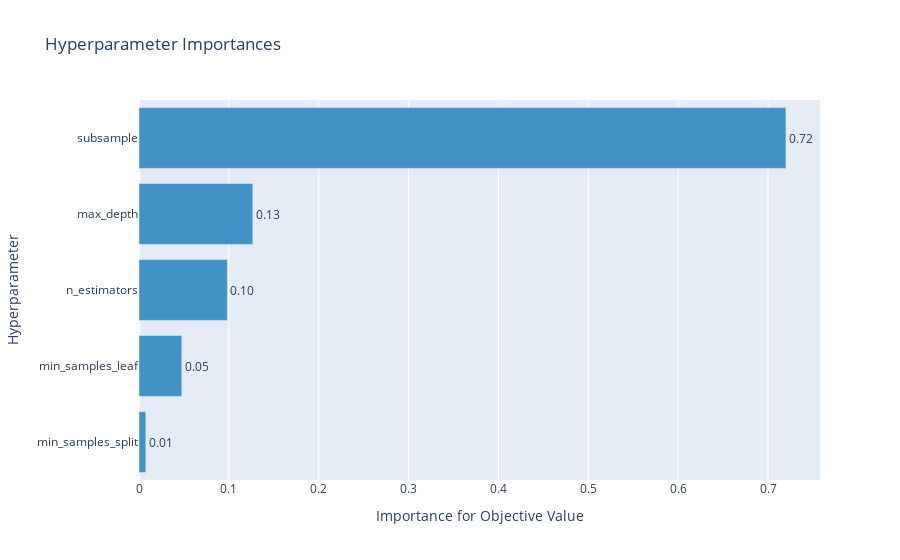

This figure's notebook cell:
### Code cell
optuna.visualization.plot_param_importances(study)

### Figure 1 — Plotly figure (JSON) as saved in the notebook; plotly's stock layout.template omitted (floating-point values rounded to 4 significant figures)
{"data": [{"cliponaxis": false, "hovertemplate": ["min_samples_split (IntUniformDistribution): 0.007573970806259725<extra></extra>", "min_samples_leaf (IntUniformDistribution): 0.04763615459065888<extra></extra>", "n_estimators (IntUniformDistribution): 0.09833594125237828<extra></extra>", "max_depth (IntUniformDistribution): 0.12659703166001893<extra></extra>", "subsample (UniformDistribution): 0.7198569016906842<extra></extra>"], "marker": {"color": "rgb(66,146,198)"}, "orientation": "h", "text": ["0.007573970806259725", "0.04763615459065888", "0.09833594125237828", "0.12659703166001893", "0.7198569016906842"], "textposition": "outside", "texttemplate": "%{text:.2f}", "type": "bar", "x": [0.007574, 0.04764, 0.09834, 0.1266, 0.7199], "y": ["min_samples_split", "min_samples_leaf", "n_estimators", "max_depth", "subsample"]}], "layout": {"showlegend": false, "title": {"text": "Hyperparameter Importances"}, "xaxis": {"title": {"text": "Importance for Objective Value"}}, "yaxis": {"title": {"text": "Hyperparameter"}}}}
